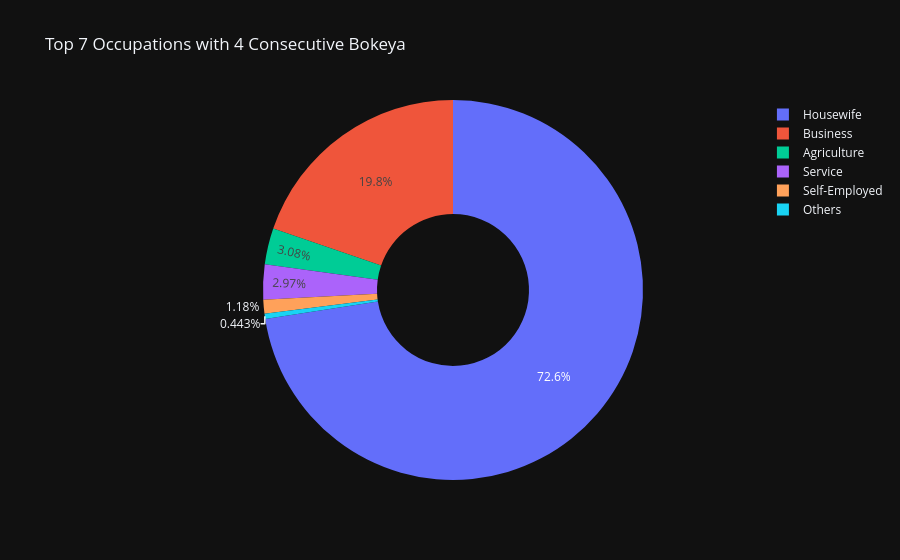

Notebook code cell kept with this figure:
### Code cell
# has_4_consecutive in occupation
# Get members/loans having 4 consecutive Bokeya
result_4 = df.loc[
    has_4_consecutive,
    ["member_id", "occupation"]
].drop_duplicates("member_id")

# Count unique members in each occupation
occupation_counts = (
    result_4.groupby("occupation")["member_id"]
    .nunique()
    .sort_values(ascending=False)
)

# Top 7 occupations
top = occupation_counts.head(7).reset_index()
top.columns = ["occupation", "member_count"]

# Pie chart
fig = px.pie(
    top,
    names="occupation",
    values="member_count",
    title="Top 7 Occupations with 4 Consecutive Bokeya",
    hole=0.4
)
fig.show()

### Figure 1 — Plotly figure (JSON) as saved in the notebook; plotly's stock layout.template omitted (floating-point values rounded to 4 significant figures)
{"data": [{"domain": {"x": [0.0, 1.0], "y": [0.0, 1.0]}, "hole": 0.4, "hovertemplate": "occupation=%{label}<br>member_count=%{value}<extra></extra>", "labels": ["Housewife", "Business", "Agriculture", "Service", "Self-Employed", "Others"], "legendgroup": "", "name": "", "showlegend": true, "values": [55381, 15079, 2354, 2263, 904, 338], "type": "pie"}], "layout": {"legend": {"tracegroupgap": 0}, "title": {"text": "Top 7 Occupations with 4 Consecutive Bokeya"}}}
